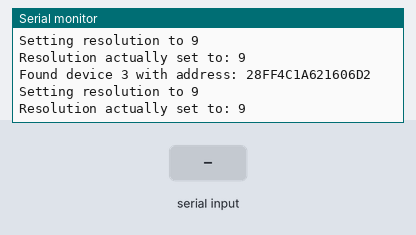
A sketch run on a simulated Arduino Uno, built with avr-gcc and run on an emulated ATmega328P. Parts: the last lines printed to the serial monitor. Inputs (shaded band) come from the test bench.

Above: at 1.6 s.
1.7 s: "T0\n" received over Serial
At 2.2 s:
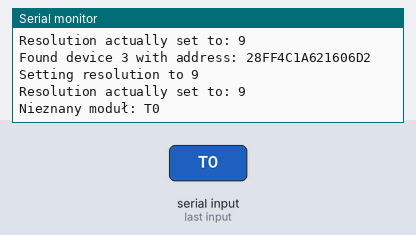
3.2 s: "?\n" received over Serial
At 4.5 s:
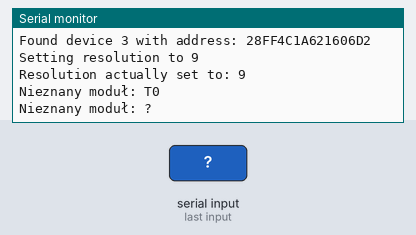

Measured:
- after the input at 1.7 s, the serial monitor: prints a new line at once (image 1)
- after the input at 3.2 s, the serial monitor: prints a new line at once (image 2)

The sketch:

iss_proj_main_nano.ino
```cpp
#include <OneWire.h>
#include <DallasTemperature.h>

// Data wire is plugged into port 2 on the Arduino
#define ONE_WIRE_BUS 2
#define TEMPERATURE_PRECISION 9 // Lower resolution

// Setup a oneWire instance to communicate with any OneWire devices (not just Maxim/Dallas temperature ICs)
OneWire oneWire(ONE_WIRE_BUS);

// Pass our oneWire reference to Dallas Temperature.
DallasTemperature sensors(&oneWire);

int numberOfDevices; // Number of temperature devices found

DeviceAddress tempDeviceAddress; // We'll use this variable to store a found device address
//////////////////////////////////////////////////// SETUP ////////////////////////////////////////////////////
void setup(void)
{
  // start serial port
  Serial.begin(9600);
  Serial.println("Dallas Temperature IC Control");

  // Start up the library
  sensors.begin();

  // Grab a count of devices on the wire
  numberOfDevices = sensors.getDeviceCount();

  // locate devices on the bus
  Serial.print("Locating devices...");

  Serial.print("Found ");
  Serial.print(numberOfDevices, DEC);
  Serial.println(" devices.");

  // report parasite power requirements
  Serial.print("Parasite power is: ");
  if (sensors.isParasitePowerMode()) Serial.println("ON");
  else Serial.println("OFF");

  // Loop through each device, print out address
  for(int i=0;i<numberOfDevices; i++)
  {
    // Search the wire for address
    if(sensors.getAddress(tempDeviceAddress, i))
  {
    Serial.print("Found device ");
    Serial.print(i, DEC);
    Serial.print(" with address: ");
    printAddress(tempDeviceAddress);
    Serial.println();

    Serial.print("Setting resolution to ");
    Serial.println(TEMPERATURE_PRECISION, DEC);

    // set the resolution to TEMPERATURE_PRECISION bit (Each Dallas/Maxim device is capable of several different resolutions)
    sensors.setResolution(tempDeviceAddress, TEMPERATURE_PRECISION);

    Serial.print("Resolution actually set to: ");
    Serial.print(sensors.getResolution(tempDeviceAddress), DEC);
    Serial.println();
  }else{
    Serial.print("Found ghost device at ");
    Serial.print(i, DEC);
    Serial.print(" but could not detect address. Check power and cabling");
  }
  }

}
//////////////////////////////////////////////////// FUNCTIONS ////////////////////////////////////////////////////

void printTemperature(DeviceAddress deviceAddress){
  float tempC = sensors.getTempC(deviceAddress);
  if(tempC == DEVICE_DISCONNECTED_C)
  {
    Serial.println("Error: Could not read temperature data");
    return;
  }
  Serial.print("Temp C: ");
  Serial.print(tempC);
}


int getTemperature(DeviceAddress deviceAddress)
{
  float tempC = sensors.getTempC(deviceAddress);
  if(tempC == DEVICE_DISCONNECTED_C)
  {
    Serial.println("Error: Could not read temperature data");
    return;
  }
//  Serial.print("Temp C: ");
//  Serial.print(tempC);
  return tempC;
}
void printAddress(DeviceAddress deviceAddress)
{
  for (uint8_t i = 0; i < 8; i++)
  {
    if (deviceAddress[i] < 16) Serial.print("0");
    Serial.print(deviceAddress[i], HEX);
  }
}

void handleCommand(String command) {
  command.trim();
  String module = command.substring(0, 2);
  String action = command.substring(3);

  int pin;
  int temp=50;
  if (module == "T0" && action == "?") {
      sensors.requestTemperatures(); // Send the command to get temperatures
      if(sensors.getAddress(tempDeviceAddress, 3)){
        temp=getTemperature(tempDeviceAddress);
        Serial.println("T0-" + String(temp));
      }
    return;
  } else if (module == "T1" && action == "?") {
      sensors.requestTemperatures(); // Send the command to get temperatures
      if(sensors.getAddress(tempDeviceAddress, 2)){
        temp=getTemperature(tempDeviceAddress);
        Serial.println("T1-" + String(temp));
      }
    return;
  } else if (module == "T2" && action == "?") {
      sensors.requestTemperatures(); // Send the command to get temperatures
      if(sensors.getAddress(tempDeviceAddress, 1)){
        temp=getTemperature(tempDeviceAddress);
        Serial.println("T2-" + String(temp));
      }
    return;
  } else if (module == "T3" && action == "?") {
      sensors.requestTemperatures(); // Send the command to get temperatures
      if(sensors.getAddress(tempDeviceAddress, 0)){
        temp=getTemperature(tempDeviceAddress);
        Serial.println("T3-" + String(temp));
      }
    return;
  } else {
    Serial.println("Nieznany moduł: " + module);
    return;
  }

}
// function to print a device address

//////////////////////////////////////////////////// MAIN LOOP ////////////////////////////////////////////////////

void loop() {
  if (Serial.available()) {
    String command = Serial.readStringUntil('\n');
    handleCommand(command);
  }
}
```
